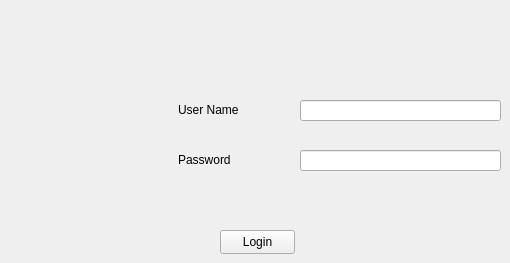
    <widget class="QWidget" name="tab_44">
     <attribute name="title">
      <string>Login</string>
     </attribute>
     <widget class="QLineEdit" name="lineEdit_93">
      <property name="geometry">
       <rect>
        <x>300</x>
        <y>100</y>
        <width>201</width>
        <height>21</height>
       </rect>
      </property>
     </widget>
     <widget class="QLineEdit" name="lineEdit_94">
      <property name="geometry">
       <rect>
        <x>300</x>
        <y>150</y>
        <width>201</width>
        <height>21</height>
       </rect>
      </property>
      <property name="echoMode">
       <enum>QLineEdit::Password</enum>
      </property>
     </widget>
     <widget class="QLabel" name="label_86">
      <property name="geometry">
       <rect>
        <x>178</x>
        <y>100</y>
        <width>81</width>
        <height>20</height>
       </rect>
      </property>
      <property name="text">
       <string>User Name</string>
      </property>
     </widget>
     <widget class="QLabel" name="label_87">
      <property name="geometry">
       <rect>
        <x>178</x>
        <y>150</y>
        <width>81</width>
        <height>20</height>
       </rect>
      </property>
      <property name="text">
       <string>Password</string>
      </property>
     </widget>
     <widget class="QPushButton" name="pushButton_58">
      <property name="geometry">
       <rect>
        <x>220</x>
        <y>230</y>
        <width>75</width>
        <height>24</height>
       </rect>
      </property>
      <property name="text">
       <string>Login</string>
      </property>
     </widget>
    </widget>
